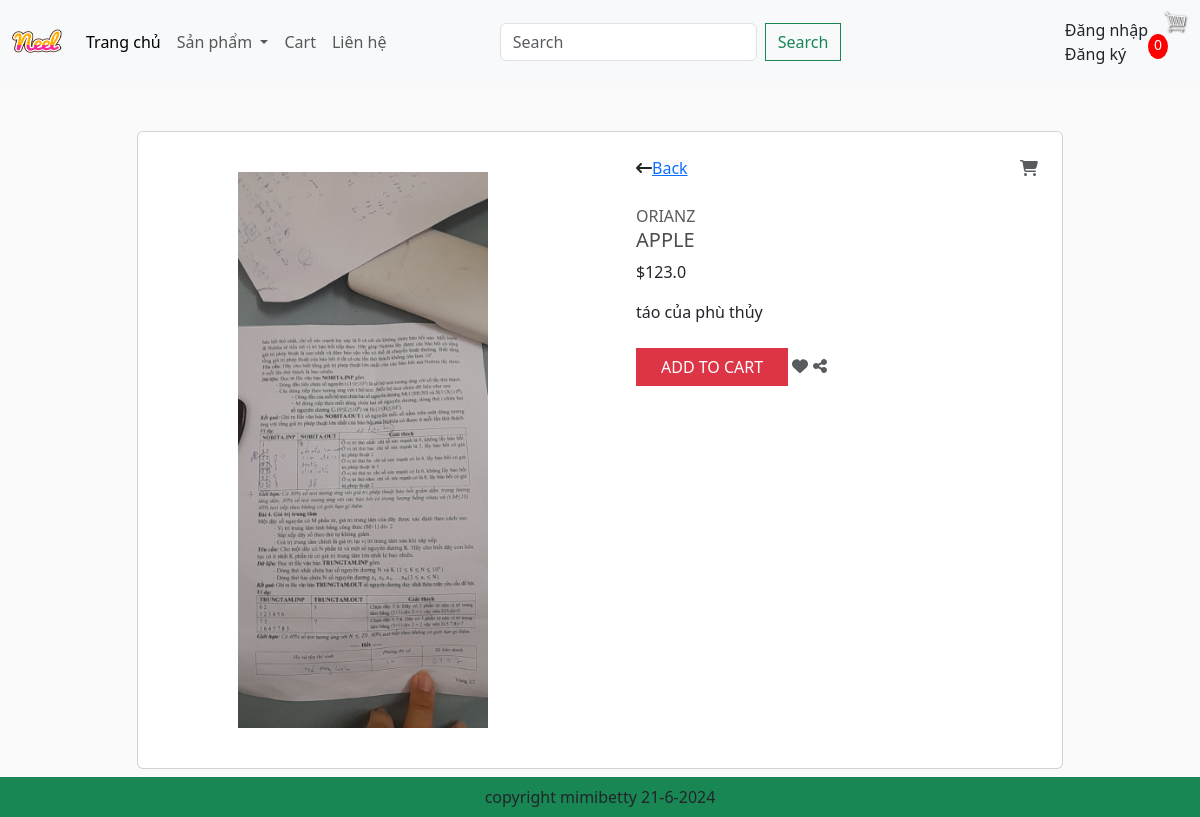
The page /detail/?id=1 on the database as committed earlier.
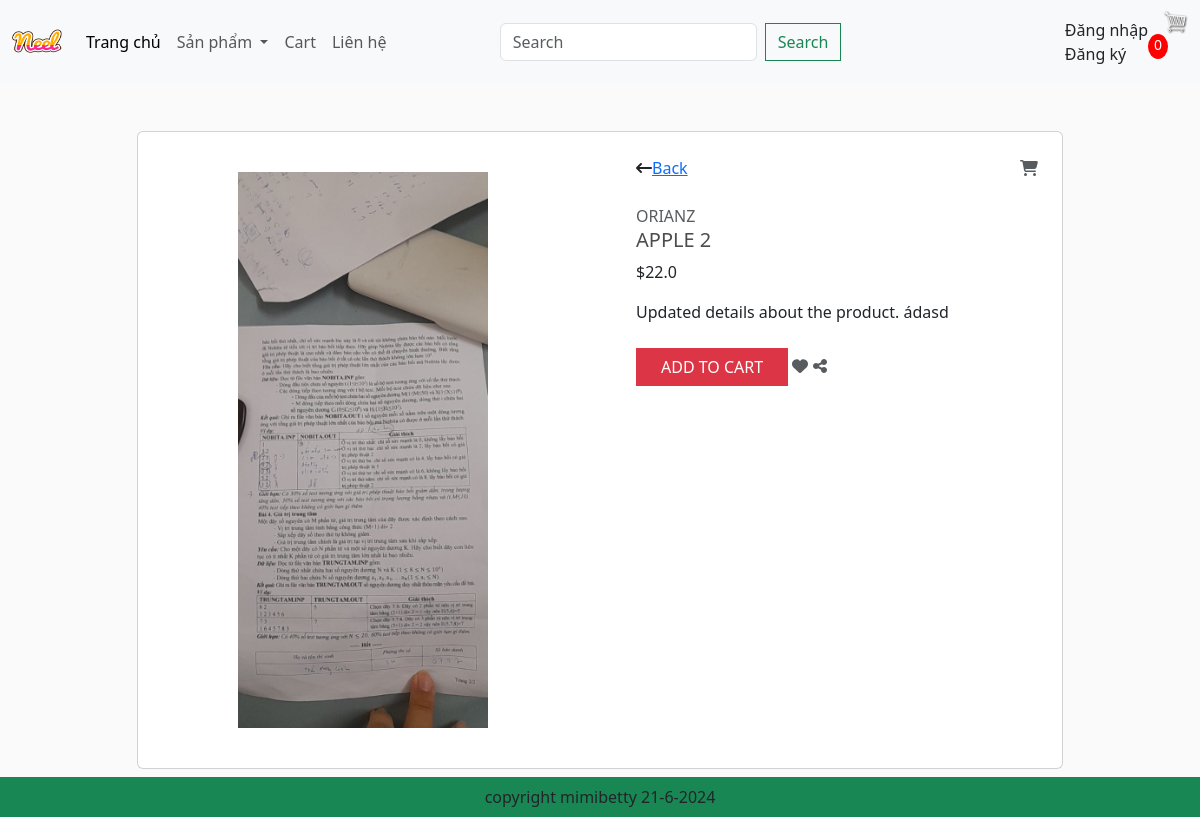
The same page on the database as committed later.
### app/models.py (models this page shows, shortened)
class Product(models.Model):
    category = models.ManyToManyField(Category, related_name='products')
    name = models.CharField(max_length=200, null=True)
    price = models.FloatField()
    digital = models.BooleanField(default=False, null=True, blank=False)
    image = models.ImageField(null=True, blank=True)
    detail = models.TextField(null=True, blank=True)
    @property
    def imageURL(self):
        try:
            url = self.image.url
        except:
            url = ''
        return url

### app/views.py (the view)
# urls.py: path('detail/', views.detail, name="detail"),
def detail(request):
    if (request.user.is_authenticated):
        customer = request.user
        order, created = Order.objects.get_or_create(customer=customer, complete=False)
        items = order.orderitem_set.all()
        cartItems = order.get_cart_items
        user_not_login = "hidden"
        user_login = "show"
    else :
        items = []
        order = {'get_cart_total':0, 'get_cart_items':0}
        cartItems = order['get_cart_items']
        user_not_login = "show"
        user_login = "hidden"
    id = request.GET.get('id', '')
    products = Product.objects.filter(id = id)
    context = {'items': items, 'order': order, 'cartItems': cartItems,
               'user_not_login': user_not_login, 'user_login': user_login, 'products': products}
    return render(request, 'app/detail.html', context)

### app/templates/app/detail.html (shortened to what this page needs)
{% extends 'app/base.html' %}
{% load static %}
      {% block register %}
      {% for product in products  %}
      <div class="container mt-5 mb-5">
        <div class="row d-flex justify-content-center">
            <div class="col-md-10">
                <div class="card">
                    <div class="row">
                        <div class="col-md-6">
                            <div class="images p-3">
                                <div class="text-center p-4"> <img id="main-image" src="{{product.imageURL}}" width="250" /> </div>
                            </div>
                        </div>
                        <div class="col-md-6">
                            <div class="product p-4">
                                <div class="d-flex justify-content-between align-items-center">
                                  <div class="d-flex align-items-center">
                                      <i class="fa fa-long-arrow-left"></i>
                                      <span class="ml-1">
                                          <a href="{% url 'home' %}"> Back </a>
                                      </span>
                                  </div>
                                  <a href="{% url 'cart' %}">
                                      <i class="fa fa-shopping-cart text-muted"></i>
                                  </a>
                                </div>
                                <div class="mt-4 mb-3"> <span class="text-uppercase text-muted brand">Orianz</span>
                                    <h5 class="text-uppercase">{{product.name}}</h5>
                                    <div class="price d-flex flex-row align-items-center"> <span class="act-price">${{product.price}}</span>
                                    </div>
                                </div>
                                <p class="about">{{product.detail}}</p>
                                <div class="cart mt-4 align-items-center"> <button data-product={{product.id}} data-action ="add" class="btn btn-danger text-uppercase mr-2 px-4 update-cart">Add to cart</button> <i class="fa fa-heart text-muted"></i> <i class="fa fa-share-alt text-muted"></i> </div>
                              </div>
                        </div>
                    </div>
                </div>
            </div>
        </div>
    </div>
    {% endfor %}
      {% endblock register %}

Rows that differ between the two databases and show on the page:
changed Product: name "APPLE" → "APPLE 2"; price "123.0" → "22.0"; detail "táo của phù thủy" → "Updated details about the product. ádasd"
